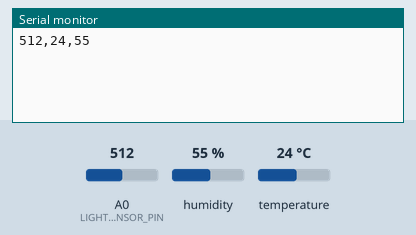
The sketch below on a simulated Arduino Uno, built with avr-gcc and run on an emulated ATmega328P. Shown: the last lines printed to the serial monitor. The inputs (shaded band) are chosen by the test bench; at power-on: A0 (LIGHT_SENSOR_PIN) = 512, humidity 55 %, temperature 24 °C.

Above: at 1.2 s.
1.3 s: A0 (LIGHT_SENSOR_PIN) set to 906
At 4.0 s:
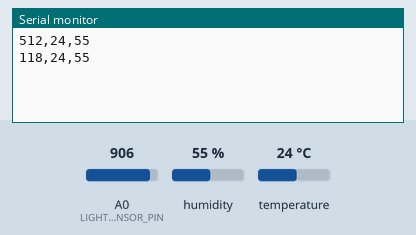
9.1 s: A0 (LIGHT_SENSOR_PIN) set to 935
At 10.3 s:
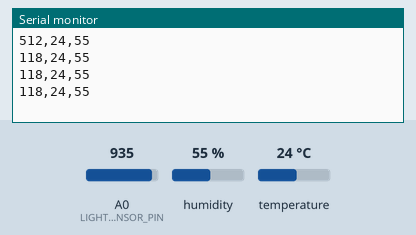
Timing chart, 0 to 12.1 s (numbered marks = the images above; inputs shaded):
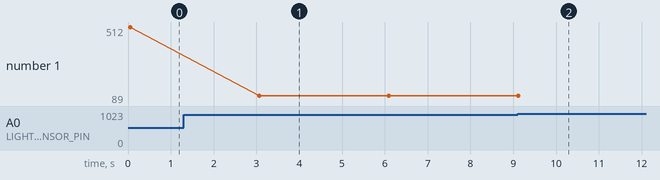

The sketch:

arduino-sensors.ino
```cpp
#include <dht.h>

dht DHT;

// Pin Definitions
#define LIGHT_SENSOR_PIN A0  // Analog pin for light sensor
#define DHT11_PIN 8         // Digital pin for DHT11 sensor

void setup() {
    Serial.begin(9600);
    DHT.read11(DHT11_PIN);
}

void loop() {
    sendSensorData();
    delay(3000);  // Delay between readings
}

// Function to read and send sensor data via Serial
void sendSensorData() {
    int lightValue = analogRead(LIGHT_SENSOR_PIN);  // Read sensor value
    int lightLevel = 1024 - lightValue;  // Convert to intensity level
    int chk = DHT.read11(DHT11_PIN);
    int temperature = DHT.temperature;
    int humidity = DHT.humidity;

    // Send data in CSV format: light,temp,humidity
    Serial.print(lightLevel);
    Serial.print(",");
    Serial.print(temperature);
    Serial.print(",");
    Serial.println(humidity);
}
```

Measured:
- after the input at 1.3 s, the serial monitor: prints a new line after 1.8 s (image 1)
- plotted number 1: 512 → 118 after the input at 1.3 s, 118 → 89 after the input at 9.1 s
